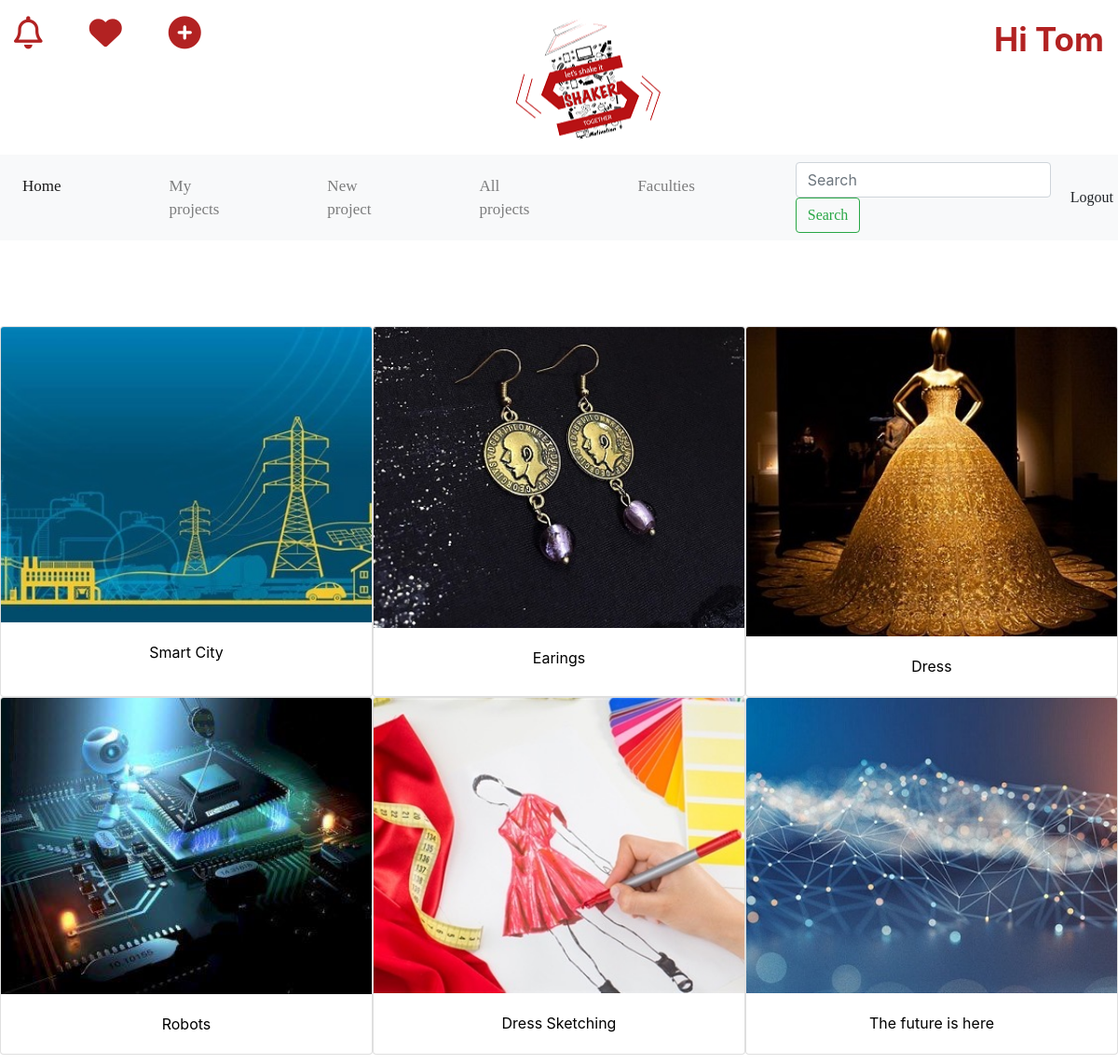
Before: /homepage/ (signed in) with the older database file.
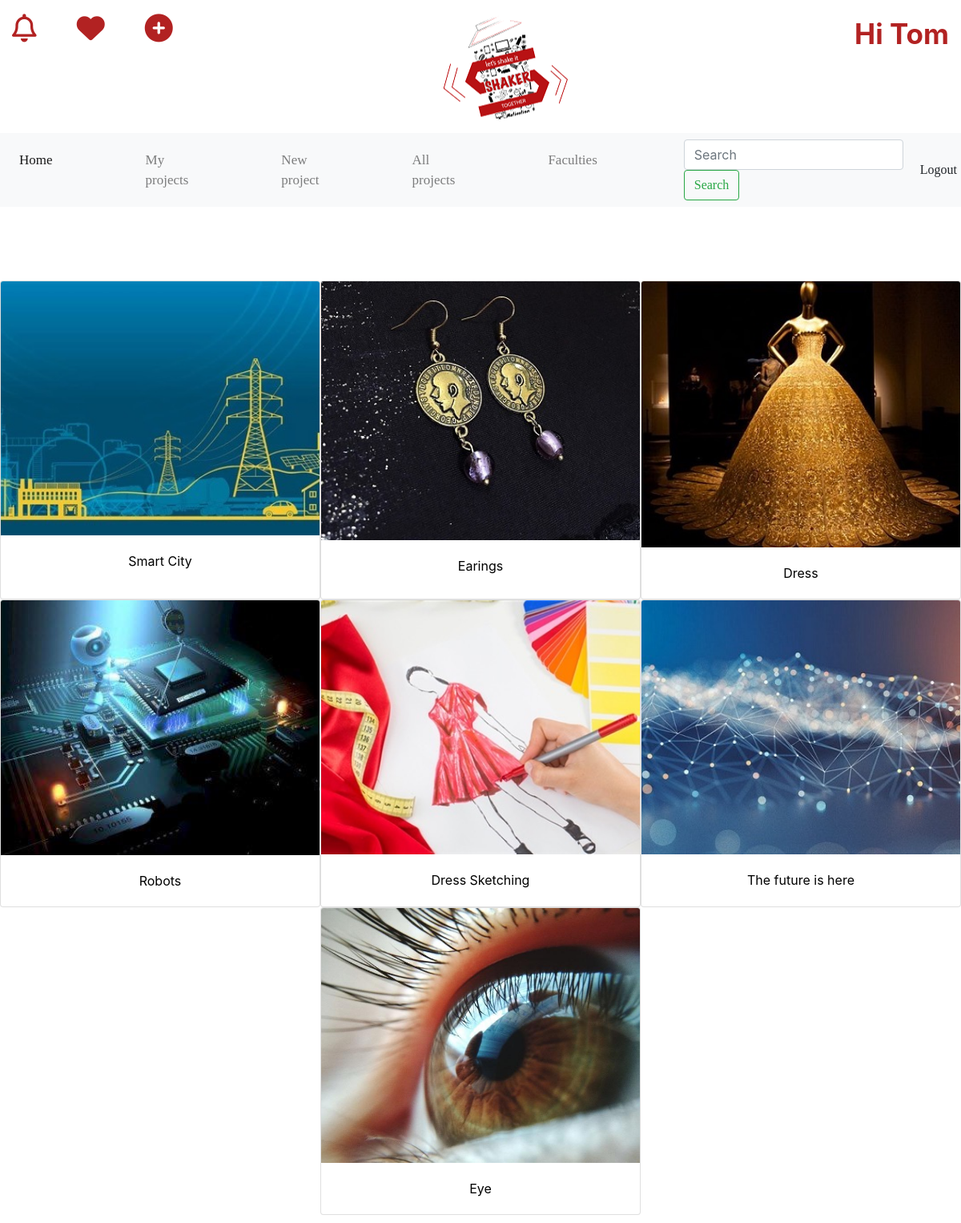
After: the same page with the newer database file.
### projects/models.py (models this page shows)
class Project(models.Model):
    user_id = models.ForeignKey(User, on_delete=models.CASCADE) #relationship 1:n (user:todos)
    dateCreated = models.DateField(auto_now_add=True) #automatic
    fullName = models.CharField(max_length=70)
    email = models.EmailField(max_length=254)
    phone = models.CharField(max_length=10)
    projectName = models.CharField(max_length=70)
    keyWord = models.CharField(max_length=70)
    description = models.TextField(blank=True)
    imgUrl = models.FileField(upload_to='proj')
    fasion = models.BooleanField(default=False) #true or false
    art = models.BooleanField(default=False) #true or false
    chemical = models.BooleanField(default=False) #true or false
    jewellery = models.BooleanField(default=False) #true or false
    graphic = models.BooleanField(default=False) #true or false
    electronic = models.BooleanField(default=False) #true or false
    software = models.BooleanField(default=False) #true or false
    industrial = models.BooleanField(default=False) #true or false
    Textil  = models.BooleanField(default=False) #true or false

### projects/views.py (the view)
# urls.py: path('homepage/',views.homepage, name="homepage"),
@login_required
def homepage(request):
    projects = Project.objects.all()
    return render(request, 'projects/index.html', {'projects': projects})

### projects/templates/projects/index.html (shortened to what this page needs)
{% load static %}
<!DOCTYPE html>
<html lang="en">
<head>
  <link rel ="stylesheet" href="{% static 'projects/css/style.css' %}">
  <link rel="stylesheet" href="https://stackpath.bootstrapcdn.com/bootstrap/4.5.0/css/bootstrap.min.css">
</head>
<body>
  <header>
    <a href="#" id="logo" ></a>
      <ul class="headerIcons">
        <li><a href="#" class="far fa-bell"></a>
          <a href="#" class="fas fa-heart"></a>
        <a href="/createNewProject" class="fas fa-plus-circle"></a></li>
      </ul>
    {% if user.is_authenticated %}
      <div class="greeting">
        <span><b>Hi {{user.username}}</b></span>
      </div>
    {% else %}
      <a href="/Login">Login</a>
      <a href="/register">Register</a>
    {% endif %}
  </header>
  <nav class="navbar navbar-expand-lg navbar-light bg-light">
    <div class="collapse navbar-collapse" id="navbarSupportedContent">
      <ul class="navbar-nav mr-auto">
        <li class="nav-item active">
          <a class="nav-link" href="#">Home <span class="sr-only">(current)</span></a>
        </li>
        <li class="nav-item">
          <a class="nav-link" href="/myprojects">My projects</a>
        </li>
        <li class="nav-item">
          <a class="nav-link" href="/createNewProject">New project</a>
        </li>
        <li class="nav-item">
          <a class="nav-link" href="/allprojects">All projects</a>
        </li>
        <li class="nav-item">
          <a class="nav-link" href="/allfaculties">Faculties</a>
        </li>
      </ul>
      <form class="form-inline my-2 my-lg-0" action="#" method="GET">
        <input class="form-control mr-sm-2" type="search" placeholder="Search" aria-label="Search">
        <button class="btn btn-outline-success my-2 my-sm-0" type="submit">Search</button>
      </form>
      <form action="{% url 'logoutuser' %}" method="POST">
          <button class="btn btn-light logoutButton" type='submit'>Logout</button>
      </form>
    </div>
  </nav>
  <br><br><br>
  {% if user.is_authenticated %}
    <main class="main-wrapper">
      {% for project in projects %}
        <div class="card" id={{project.id}} style="width: 25rem">
          <a href="/project/{{ project.id }}/about">
          {% if project.imgUrl %}
            <img class="card-img-top" src="{{project.imgUrl.url}}" alt="{{project.projectName}}" title="{{project.projectName}}">
          {% endif %}
          <div class="card-body">
            <p class="card-text">{{project.projectName}}</p>
          </div>
          </a>
        </div>
      {% endfor %}
    </main>
  {% endif %}
</body>
</html>

Changed rows visible on the page:
added Project: imgUrl (picture), projectName "Eye"
